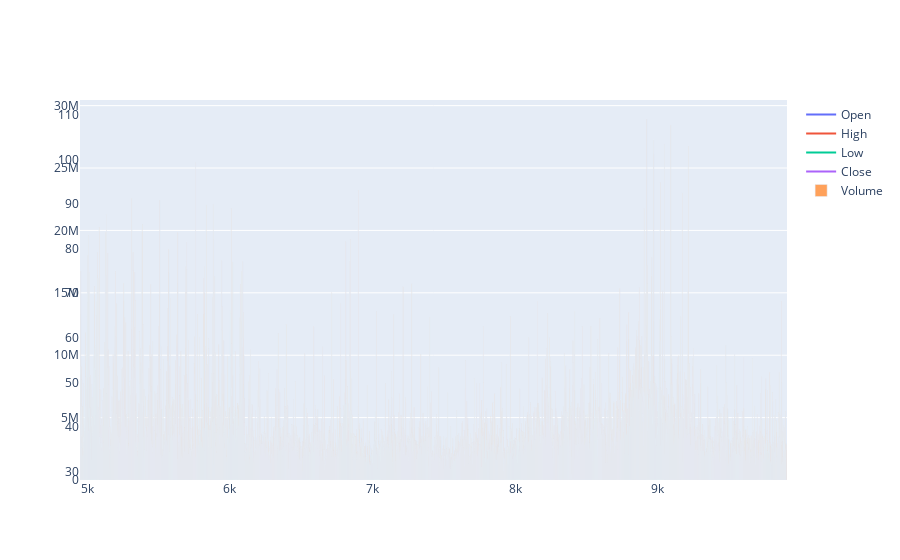

Notebook code cell kept with this figure:
### Code cell
# Add bar trace for volume on a separate y-axis
fig.add_trace(go.Bar(x=df.index, y=df['Volume'], name='Volume', yaxis='y2'))

### Figure 1 — Plotly figure (JSON) as saved in the notebook; plotly's stock layout.template omitted (floating-point values rounded to 4 significant figures; data arrays with more than 128 entries replaced by an {"elided": "..."} marker saying what was removed)
{"data": [{"mode": "lines", "name": "Open", "type": "scatter", "x": {"elided": "4954 int values"}, "y": {"elided": "4954 float values"}}, {"mode": "lines", "name": "High", "type": "scatter", "x": {"elided": "4954 int values"}, "y": {"elided": "4954 float values"}}, {"mode": "lines", "name": "Low", "type": "scatter", "x": {"elided": "4954 int values"}, "y": {"elided": "4954 float values"}}, {"mode": "lines", "name": "Close", "type": "scatter", "x": {"elided": "4954 int values"}, "y": {"elided": "4954 float values"}}, {"name": "Volume", "type": "bar", "x": {"elided": "4954 int values"}, "y": {"elided": "4954 int values"}, "yaxis": "y2"}], "layout": {}}
